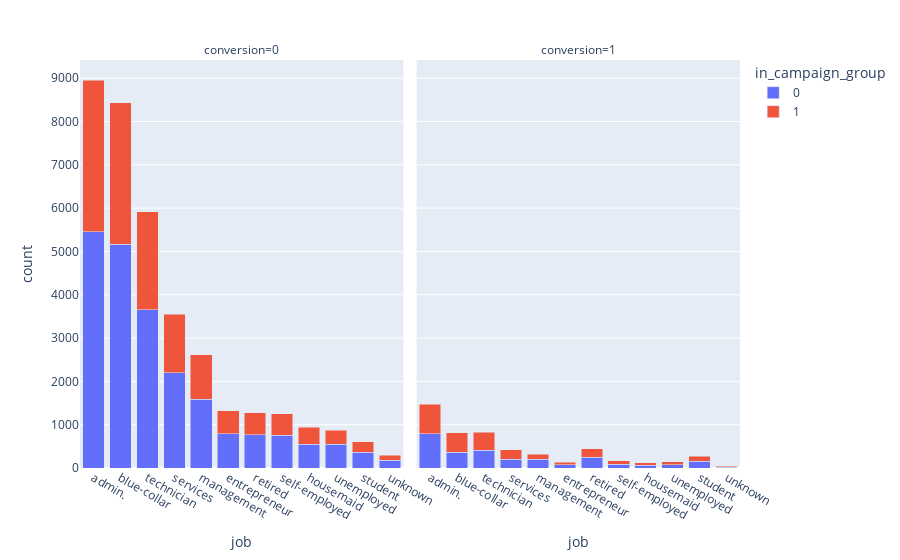
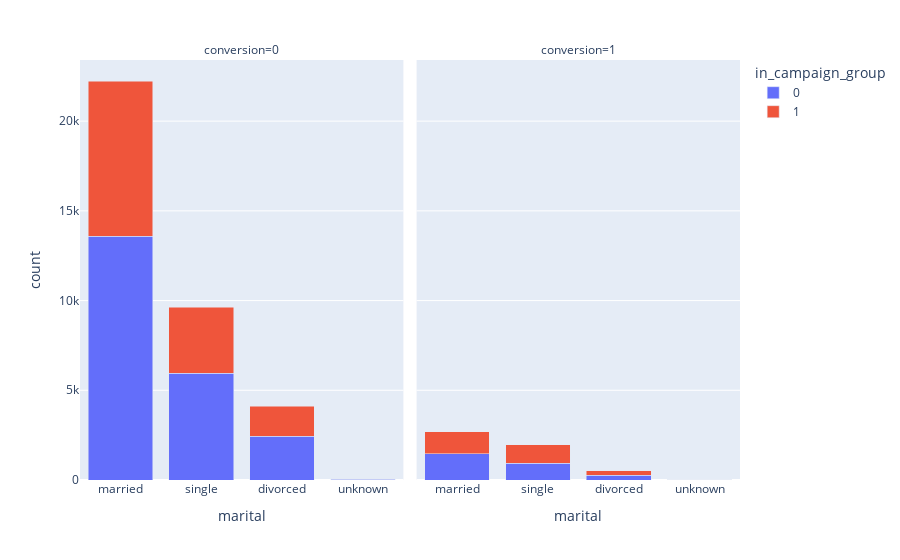
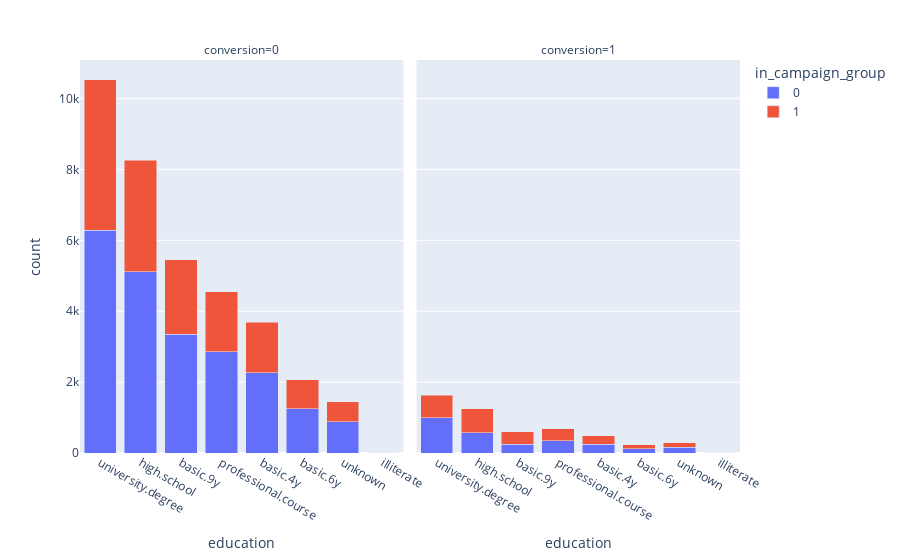

The code cell stored with these charts, in order, in its notebook:
### Code cell
plot_categorical(data, "job")
plot_categorical(data, "marital")
plot_categorical(data, "education")

### Figure 1 — Plotly figure (JSON) as saved in the notebook; plotly's stock layout.template omitted (floating-point values rounded to 4 significant figures)
{"data": [{"alignmentgroup": "True", "hovertemplate": "in_campaign_group=0<br>conversion=0<br>job=%{x}<br>count=%{y}<extra></extra>", "legendgroup": "0", "marker": {"color": "#636efa", "pattern": {"shape": ""}}, "name": "0", "offsetgroup": "0", "orientation": "v", "showlegend": true, "textposition": "auto", "type": "bar", "x": ["admin.", "blue-collar", "technician", "services", "management", "entrepreneur", "retired", "self-employed", "housemaid", "unemployed", "student", "unknown"], "xaxis": "x", "y": [5457, 5170, 3652, 2195, 1591, 796, 767, 760, 554, 545, 359, 182], "yaxis": "y"}, {"alignmentgroup": "True", "hovertemplate": "in_campaign_group=0<br>conversion=1<br>job=%{x}<br>count=%{y}<extra></extra>", "legendgroup": "0", "marker": {"color": "#636efa", "pattern": {"shape": ""}}, "name": "0", "offsetgroup": "0", "orientation": "v", "showlegend": false, "textposition": "auto", "type": "bar", "x": ["admin.", "technician", "blue-collar", "retired", "services", "management", "student", "self-employed", "entrepreneur", "unemployed", "housemaid", "unknown"], "xaxis": "x2", "y": [786, 410, 361, 249, 198, 198, 161, 92, 75, 70, 61, 23], "yaxis": "y2"}, {"alignmentgroup": "True", "hovertemplate": "in_campaign_group=1<br>conversion=0<br>job=%{x}<br>count=%{y}<extra></extra>", "legendgroup": "1", "marker": {"color": "#EF553B", "pattern": {"shape": ""}}, "name": "1", "offsetgroup": "1", "orientation": "v", "showlegend": true, "textposition": "auto", "type": "bar", "x": ["admin.", "blue-collar", "technician", "services", "management", "entrepreneur", "retired", "self-employed", "housemaid", "unemployed", "student", "unknown"], "xaxis": "x", "y": [3492, 3267, 2263, 1350, 1019, 522, 511, 495, 390, 325, 250, 108], "yaxis": "y"}, {"alignmentgroup": "True", "hovertemplate": "in_campaign_group=1<br>conversion=1<br>job=%{x}<br>count=%{y}<extra></extra>", "legendgroup": "1", "marker": {"color": "#EF553B", "pattern": {"shape": ""}}, "name": "1", "offsetgroup": "1", "orientation": "v", "showlegend": false, "textposition": "auto", "type": "bar", "x": ["admin.", "blue-collar", "technician", "services", "retired", "management", "student", "self-employed", "unemployed", "entrepreneur", "housemaid", "unknown"], "xaxis": "x2", "y": [687, 456, 418, 226, 193, 116, 105, 74, 74, 63, 55, 17], "yaxis": "y2"}], "layout": {"annotations": [{"showarrow": false, "text": "conversion=0", "x": 0.245, "xanchor": "center", "xref": "paper", "y": 1, "yanchor": "bottom", "yref": "paper"}, {"showarrow": false, "text": "conversion=1", "x": 0.755, "xanchor": "center", "xref": "paper", "y": 1, "yanchor": "bottom", "yref": "paper"}], "barmode": "stack", "legend": {"title": {"text": "in_campaign_group"}, "tracegroupgap": 0}, "margin": {"t": 60}, "xaxis": {"anchor": "y", "domain": [0, 0.49], "title": {"text": "job"}}, "xaxis2": {"anchor": "y2", "domain": [0.51, 1], "matches": "x", "title": {"text": "job"}}, "yaxis": {"anchor": "x", "domain": [0, 1], "title": {"text": "count"}}, "yaxis2": {"anchor": "x2", "domain": [0, 1], "matches": "y", "showticklabels": false}}}

### Figure 2 — Plotly figure (JSON) as saved in the notebook; plotly's stock layout.template omitted (floating-point values rounded to 4 significant figures)
{"data": [{"alignmentgroup": "True", "hovertemplate": "in_campaign_group=0<br>conversion=0<br>marital=%{x}<br>count=%{y}<extra></extra>", "legendgroup": "0", "marker": {"color": "#636efa", "pattern": {"shape": ""}}, "name": "0", "offsetgroup": "0", "orientation": "v", "showlegend": true, "textposition": "auto", "type": "bar", "x": ["married", "single", "divorced", "unknown"], "xaxis": "x", "y": [13582, 5960, 2445, 41], "yaxis": "y"}, {"alignmentgroup": "True", "hovertemplate": "in_campaign_group=0<br>conversion=1<br>marital=%{x}<br>count=%{y}<extra></extra>", "legendgroup": "0", "marker": {"color": "#636efa", "pattern": {"shape": ""}}, "name": "0", "offsetgroup": "0", "orientation": "v", "showlegend": false, "textposition": "auto", "type": "bar", "x": ["married", "single", "divorced", "unknown"], "xaxis": "x2", "y": [1465, 939, 272, 8], "yaxis": "y2"}, {"alignmentgroup": "True", "hovertemplate": "in_campaign_group=1<br>conversion=0<br>marital=%{x}<br>count=%{y}<extra></extra>", "legendgroup": "1", "marker": {"color": "#EF553B", "pattern": {"shape": ""}}, "name": "1", "offsetgroup": "1", "orientation": "v", "showlegend": true, "textposition": "auto", "type": "bar", "x": ["married", "single", "divorced", "unknown"], "xaxis": "x", "y": [8655, 3656, 1652, 29], "yaxis": "y"}, {"alignmentgroup": "True", "hovertemplate": "in_campaign_group=1<br>conversion=1<br>marital=%{x}<br>count=%{y}<extra></extra>", "legendgroup": "1", "marker": {"color": "#EF553B", "pattern": {"shape": ""}}, "name": "1", "offsetgroup": "1", "orientation": "v", "showlegend": false, "textposition": "auto", "type": "bar", "x": ["married", "single", "divorced", "unknown"], "xaxis": "x2", "y": [1226, 1013, 243, 2], "yaxis": "y2"}], "layout": {"annotations": [{"showarrow": false, "text": "conversion=0", "x": 0.245, "xanchor": "center", "xref": "paper", "y": 1, "yanchor": "bottom", "yref": "paper"}, {"showarrow": false, "text": "conversion=1", "x": 0.755, "xanchor": "center", "xref": "paper", "y": 1, "yanchor": "bottom", "yref": "paper"}], "barmode": "stack", "legend": {"title": {"text": "in_campaign_group"}, "tracegroupgap": 0}, "margin": {"t": 60}, "xaxis": {"anchor": "y", "domain": [0, 0.49], "title": {"text": "marital"}}, "xaxis2": {"anchor": "y2", "domain": [0.51, 1], "matches": "x", "title": {"text": "marital"}}, "yaxis": {"anchor": "x", "domain": [0, 1], "title": {"text": "count"}}, "yaxis2": {"anchor": "x2", "domain": [0, 1], "matches": "y", "showticklabels": false}}}

### Figure 3 — Plotly figure (JSON) as saved in the notebook; plotly's stock layout.template omitted (floating-point values rounded to 4 significant figures)
{"data": [{"alignmentgroup": "True", "hovertemplate": "in_campaign_group=0<br>conversion=0<br>education=%{x}<br>count=%{y}<extra></extra>", "legendgroup": "0", "marker": {"color": "#636efa", "pattern": {"shape": ""}}, "name": "0", "offsetgroup": "0", "orientation": "v", "showlegend": true, "textposition": "auto", "type": "bar", "x": ["university.degree", "high.school", "basic.9y", "professional.course", "basic.4y", "basic.6y", "unknown", "illiterate"], "xaxis": "x", "y": [6289, 5117, 3353, 2856, 2268, 1249, 887, 9], "yaxis": "y"}, {"alignmentgroup": "True", "hovertemplate": "in_campaign_group=0<br>conversion=1<br>education=%{x}<br>count=%{y}<extra></extra>", "legendgroup": "0", "marker": {"color": "#636efa", "pattern": {"shape": ""}}, "name": "0", "offsetgroup": "0", "orientation": "v", "showlegend": false, "textposition": "auto", "type": "bar", "x": ["university.degree", "high.school", "professional.course", "basic.9y", "basic.4y", "unknown", "basic.6y"], "xaxis": "x2", "y": [989, 577, 344, 254, 250, 156, 114], "yaxis": "y2"}, {"alignmentgroup": "True", "hovertemplate": "in_campaign_group=1<br>conversion=0<br>education=%{x}<br>count=%{y}<extra></extra>", "legendgroup": "1", "marker": {"color": "#EF553B", "pattern": {"shape": ""}}, "name": "1", "offsetgroup": "1", "orientation": "v", "showlegend": true, "textposition": "auto", "type": "bar", "x": ["university.degree", "high.school", "basic.9y", "professional.course", "basic.4y", "basic.6y", "unknown", "illiterate"], "xaxis": "x", "y": [4246, 3149, 2098, 1699, 1420, 815, 561, 4], "yaxis": "y"}, {"alignmentgroup": "True", "hovertemplate": "in_campaign_group=1<br>conversion=1<br>education=%{x}<br>count=%{y}<extra></extra>", "legendgroup": "1", "marker": {"color": "#EF553B", "pattern": {"shape": ""}}, "name": "1", "offsetgroup": "1", "orientation": "v", "showlegend": false, "textposition": "auto", "type": "bar", "x": ["high.school", "university.degree", "professional.course", "basic.9y", "basic.4y", "unknown", "basic.6y", "illiterate"], "xaxis": "x2", "y": [672, 644, 344, 340, 238, 127, 114, 5], "yaxis": "y2"}], "layout": {"annotations": [{"showarrow": false, "text": "conversion=0", "x": 0.245, "xanchor": "center", "xref": "paper", "y": 1, "yanchor": "bottom", "yref": "paper"}, {"showarrow": false, "text": "conversion=1", "x": 0.755, "xanchor": "center", "xref": "paper", "y": 1, "yanchor": "bottom", "yref": "paper"}], "barmode": "stack", "legend": {"title": {"text": "in_campaign_group"}, "tracegroupgap": 0}, "margin": {"t": 60}, "xaxis": {"anchor": "y", "domain": [0, 0.49], "title": {"text": "education"}}, "xaxis2": {"anchor": "y2", "domain": [0.51, 1], "matches": "x", "title": {"text": "education"}}, "yaxis": {"anchor": "x", "domain": [0, 1], "title": {"text": "count"}}, "yaxis2": {"anchor": "x2", "domain": [0, 1], "matches": "y", "showticklabels": false}}}
